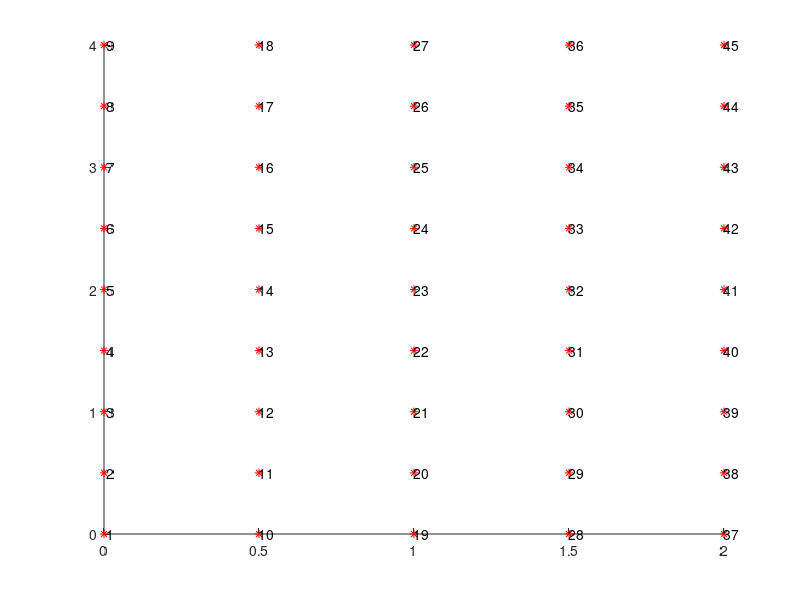
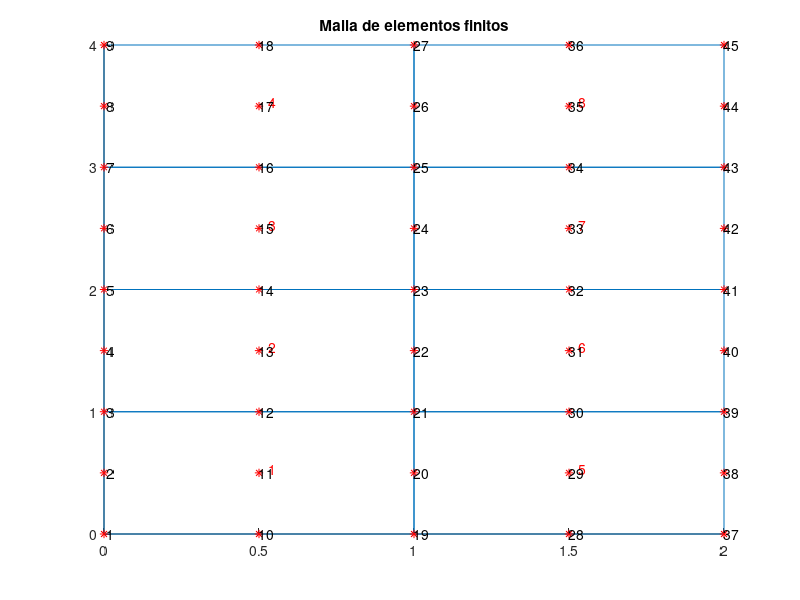

MATLAB code to generate these figures, in order:
% Programa para generar la malla de elementos finitos de una losa de RM con 
% EF QL9

X = 1;
Y = 2;

ancho = 2;
altura = 4;
delta = 0.5;

x = 0:delta:ancho;
y = 0:delta:altura;

[xx, yy] = meshgrid(x,y);

xnod = [xx(:), yy(:)];
nno = size(xnod, 1);

figure
hold on;
plot(xnod(:,X), xnod(:,Y), 'r*');
text(xnod(:,X), xnod(:,Y), num2str((1:nno)'));

LaG = zeros(2*4, 9);
for i = 1:4
    LaG(i,:) = [1 10 19 20 21 12 3 2 11] + 2*(i-1);
end

for i = 5:8
    LaG(i,:) = LaG(i-4,:) + 18;
end

nef = size(LaG,1);

%% Se dibuja la malla de elementos finitos
figure; hold on;
cgx = zeros(1,nef); cgy = zeros(1,nef); % almacena el centro de gravedad
for e = 1:nef
   line(xnod(LaG(e,[1:8 1]),X), xnod(LaG(e,[1:8 1]),Y));
   
   % Calculo la posicion del centro de gravedad del triangulo
   cgx(e) = mean(xnod(LaG(e,:), X));
   cgy(e) = mean(xnod(LaG(e,:), Y));
   h = text(cgx(e)+0.03, cgy(e)+0.03, num2str(e)); set(h,'Color', [1 0 0]);
end
plot(xnod(:,X), xnod(:,Y), 'r*');
text(xnod(:,X), xnod(:,Y), num2str((1:nno)'));
%axis equal tight
title('Malla de elementos finitos');

save malla_losa_MEN xnod LaG
disp('xnod y LaG guardados en el archivo malla_losa_MEN.mat')
